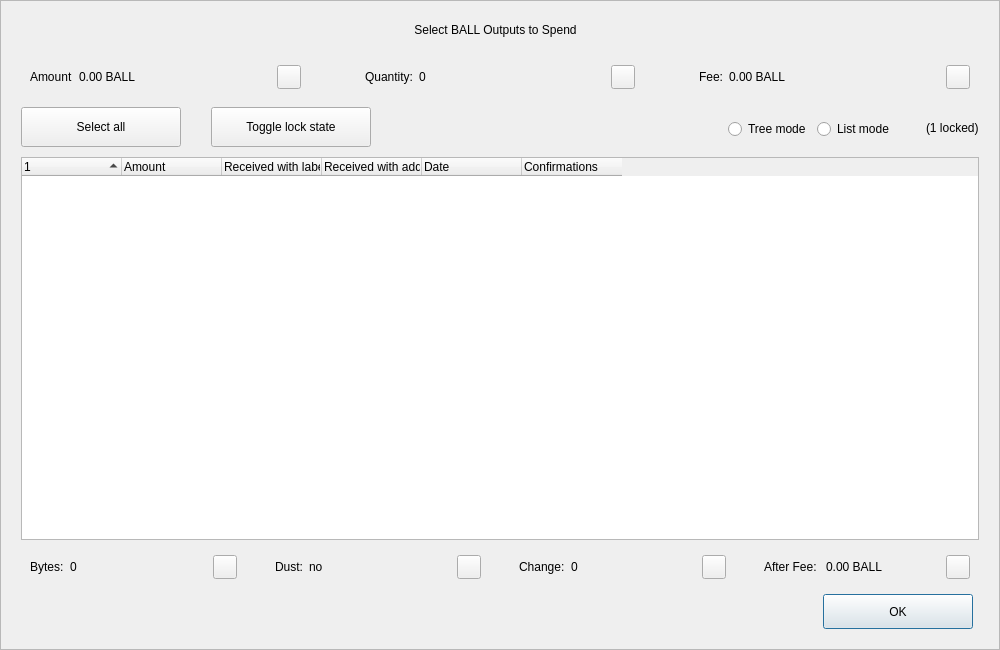
<?xml version="1.0" encoding="UTF-8"?>
<ui version="4.0">
 <class>CoinControlDialog</class>
 <widget class="QDialog" name="CoinControlDialog">
  <property name="geometry">
   <rect>
    <x>0</x>
    <y>0</y>
    <width>1000</width>
    <height>650</height>
   </rect>
  </property>
  <property name="minimumSize">
   <size>
    <width>950</width>
    <height>650</height>
   </size>
  </property>
  <property name="windowTitle">
   <string>Coin Selection</string>
  </property>
  <property name="styleSheet">
   <string notr="true"/>
  </property>
  <layout class="QVBoxLayout" name="verticalLayout">
   <property name="spacing">
    <number>0</number>
   </property>
   <property name="leftMargin">
    <number>0</number>
   </property>
   <property name="topMargin">
    <number>0</number>
   </property>
   <property name="rightMargin">
    <number>0</number>
   </property>
   <property name="bottomMargin">
    <number>0</number>
   </property>
   <item>
    <widget class="QFrame" name="frameContainer">
     <property name="toolTipDuration">
      <number>0</number>
     </property>
     <property name="frameShape">
      <enum>QFrame::StyledPanel</enum>
     </property>
     <property name="frameShadow">
      <enum>QFrame::Raised</enum>
     </property>
     <layout class="QVBoxLayout" name="verticalLayout_2">
      <property name="leftMargin">
       <number>0</number>
      </property>
      <property name="rightMargin">
       <number>0</number>
      </property>
      <property name="bottomMargin">
       <number>20</number>
      </property>
      <item>
       <layout class="QHBoxLayout" name="horizontalLayout_12">
        <property name="spacing">
         <number>0</number>
        </property>
        <property name="leftMargin">
         <number>20</number>
        </property>
        <property name="rightMargin">
         <number>30</number>
        </property>
        <item>
         <spacer name="horizontalSpacer_4">
          <property name="orientation">
           <enum>Qt::Horizontal</enum>
          </property>
          <property name="sizeHint" stdset="0">
           <size>
            <width>40</width>
            <height>20</height>
           </size>
          </property>
         </spacer>
        </item>
        <item>
         <widget class="QLabel" name="labelTitle">
          <property name="minimumSize">
           <size>
            <width>0</width>
            <height>40</height>
           </size>
          </property>
          <property name="maximumSize">
           <size>
            <width>16777215</width>
            <height>40</height>
           </size>
          </property>
          <property name="text">
           <string>Select BALL Outputs to Spend</string>
          </property>
          <property name="alignment">
           <set>Qt::AlignCenter</set>
          </property>
          <property name="margin">
           <number>7</number>
          </property>
         </widget>
        </item>
        <item>
         <spacer name="horizontalSpacer_5">
          <property name="orientation">
           <enum>Qt::Horizontal</enum>
          </property>
          <property name="sizeHint" stdset="0">
           <size>
            <width>40</width>
            <height>20</height>
           </size>
          </property>
         </spacer>
        </item>
       </layout>
      </item>
      <item>
       <layout class="QHBoxLayout" name="horizontalLayout_8">
        <property name="leftMargin">
         <number>20</number>
        </property>
        <property name="rightMargin">
         <number>20</number>
        </property>
        <item>
         <widget class="QWidget" name="layoutAmount" native="true">
          <layout class="QHBoxLayout" name="horizontalLayout_9" stretch="0,1,0">
           <item>
            <widget class="QLabel" name="labelCoinControlAmountText">
             <property name="text">
              <string>Amount</string>
             </property>
            </widget>
           </item>
           <item>
            <widget class="QLabel" name="labelCoinControlAmount">
             <property name="text">
              <string>0.00 BALL</string>
             </property>
            </widget>
           </item>
           <item alignment="Qt::AlignHCenter|Qt::AlignVCenter">
            <widget class="QPushButton" name="pushButtonAmount">
             <property name="minimumSize">
              <size>
               <width>0</width>
               <height>24</height>
              </size>
             </property>
             <property name="maximumSize">
              <size>
               <width>24</width>
               <height>26</height>
              </size>
             </property>
             <property name="focusPolicy">
              <enum>Qt::NoFocus</enum>
             </property>
             <property name="styleSheet">
              <string notr="true">padding-bottom:2px;
padding-right:4px;</string>
             </property>
             <property name="text">
              <string/>
             </property>
            </widget>
           </item>
          </layout>
         </widget>
        </item>
        <item>
         <spacer name="horizontalSpacer_2">
          <property name="orientation">
           <enum>Qt::Horizontal</enum>
          </property>
          <property name="sizeType">
           <enum>QSizePolicy::Fixed</enum>
          </property>
          <property name="sizeHint" stdset="0">
           <size>
            <width>40</width>
            <height>20</height>
           </size>
          </property>
         </spacer>
        </item>
        <item>
         <widget class="QWidget" name="layoutQuantity" native="true">
          <layout class="QHBoxLayout" name="horizontalLayout_10" stretch="0,1,0">
           <item>
            <widget class="QLabel" name="labelCoinControlQuantityText">
             <property name="text">
              <string>Quantity:</string>
             </property>
            </widget>
           </item>
           <item>
            <widget class="QLabel" name="labelCoinControlQuantity">
             <property name="text">
              <string>0</string>
             </property>
            </widget>
           </item>
           <item alignment="Qt::AlignHCenter|Qt::AlignVCenter">
            <widget class="QPushButton" name="pushButtonQuantity">
             <property name="minimumSize">
              <size>
               <width>0</width>
               <height>24</height>
              </size>
             </property>
             <property name="maximumSize">
              <size>
               <width>24</width>
               <height>26</height>
              </size>
             </property>
             <property name="focusPolicy">
              <enum>Qt::NoFocus</enum>
             </property>
             <property name="styleSheet">
              <string notr="true">padding-bottom:2px;
               padding-right:4px;</string>
             </property>
             <property name="text">
              <string/>
             </property>
            </widget>
           </item>
          </layout>
         </widget>
        </item>
        <item>
         <spacer name="horizontalSpacer_22">
          <property name="orientation">
           <enum>Qt::Horizontal</enum>
          </property>
          <property name="sizeType">
           <enum>QSizePolicy::Fixed</enum>
          </property>
          <property name="sizeHint" stdset="0">
           <size>
            <width>40</width>
            <height>20</height>
           </size>
          </property>
         </spacer>
        </item>
        <item>
         <widget class="QWidget" name="layoutFee" native="true">
          <layout class="QHBoxLayout" name="horizontalLayout_11" stretch="0,1,0">
           <item>
            <widget class="QLabel" name="labelCoinControlFeeText">
             <property name="text">
              <string>Fee:</string>
             </property>
            </widget>
           </item>
           <item>
            <widget class="QLabel" name="labelCoinControlFee">
             <property name="text">
              <string>0.00 BALL</string>
             </property>
            </widget>
           </item>
           <item alignment="Qt::AlignHCenter|Qt::AlignVCenter">
            <widget class="QPushButton" name="pushButtonFee">
             <property name="minimumSize">
              <size>
               <width>0</width>
               <height>24</height>
              </size>
             </property>
             <property name="maximumSize">
              <size>
               <width>24</width>
               <height>26</height>
              </size>
             </property>
             <property name="focusPolicy">
              <enum>Qt::NoFocus</enum>
             </property>
             <property name="styleSheet">
              <string notr="true">padding-bottom:2px;
               padding-right:4px;</string>
             </property>
             <property name="text">
              <string/>
             </property>
            </widget>
           </item>
          </layout>
         </widget>
        </item>
       </layout>
      </item>
      <item>
       <widget class="QFrame" name="frame">
        <property name="minimumSize">
         <size>
          <width>0</width>
          <height>40</height>
         </size>
        </property>
        <property name="styleSheet">
         <string notr="true">#frame {
	border:0;
}</string>
        </property>
        <property name="frameShape">
         <enum>QFrame::StyledPanel</enum>
        </property>
        <property name="frameShadow">
         <enum>QFrame::Sunken</enum>
        </property>
        <layout class="QHBoxLayout" name="horizontalLayout">
         <property name="spacing">
          <number>0</number>
         </property>
         <property name="leftMargin">
          <number>20</number>
         </property>
         <property name="topMargin">
          <number>0</number>
         </property>
         <property name="rightMargin">
          <number>20</number>
         </property>
         <property name="bottomMargin">
          <number>0</number>
         </property>
         <item>
          <layout class="QHBoxLayout" name="horizontalLayoutPanel" stretch="0,0,0,0,0,0">
           <property name="spacing">
            <number>20</number>
           </property>
           <item>
            <widget class="QPushButton" name="pushButtonSelectAll">
             <property name="sizePolicy">
              <sizepolicy hsizetype="Maximum" vsizetype="Fixed">
               <horstretch>0</horstretch>
               <verstretch>0</verstretch>
              </sizepolicy>
             </property>
             <property name="minimumSize">
              <size>
               <width>160</width>
               <height>40</height>
              </size>
             </property>
             <property name="maximumSize">
              <size>
               <width>16777215</width>
               <height>40</height>
              </size>
             </property>
             <property name="text">
              <string>Select all</string>
             </property>
             <property name="checkable">
              <bool>true</bool>
             </property>
             <property name="checked">
              <bool>false</bool>
             </property>
             <property name="autoExclusive">
              <bool>false</bool>
             </property>
             <property name="autoDefault">
              <bool>false</bool>
             </property>
            </widget>
           </item>
           <item>
            <spacer name="horizontalSpacer_6">
             <property name="orientation">
              <enum>Qt::Horizontal</enum>
             </property>
             <property name="sizeType">
              <enum>QSizePolicy::Fixed</enum>
             </property>
             <property name="sizeHint" stdset="0">
              <size>
               <width>10</width>
               <height>20</height>
              </size>
             </property>
            </spacer>
           </item>
           <item>
            <widget class="QPushButton" name="pushButtonToggleLock">
             <property name="sizePolicy">
              <sizepolicy hsizetype="Maximum" vsizetype="Fixed">
               <horstretch>0</horstretch>
               <verstretch>0</verstretch>
              </sizepolicy>
             </property>
             <property name="minimumSize">
              <size>
               <width>160</width>
               <height>40</height>
              </size>
             </property>
             <property name="maximumSize">
              <size>
               <width>16777215</width>
               <height>40</height>
              </size>
             </property>
             <property name="text">
              <string>Toggle lock state</string>
             </property>
             <property name="checkable">
              <bool>true</bool>
             </property>
             <property name="autoExclusive">
              <bool>false</bool>
             </property>
             <property name="autoDefault">
              <bool>false</bool>
             </property>
            </widget>
           </item>
           <item>
            <spacer name="horizontalSpacer_7">
             <property name="orientation">
              <enum>Qt::Horizontal</enum>
             </property>
             <property name="sizeType">
              <enum>QSizePolicy::Expanding</enum>
             </property>
             <property name="sizeHint" stdset="0">
              <size>
               <width>30</width>
               <height>20</height>
              </size>
             </property>
            </spacer>
           </item>
           <item alignment="Qt::AlignRight">
            <widget class="QGroupBox" name="groupBox_2">
             <property name="styleSheet">
              <string notr="true">#groupBox_2 {
    background-color:transparent;
    border-radius:0;
}</string>
             </property>
             <property name="title">
              <string/>
             </property>
             <layout class="QHBoxLayout" name="horizontalLayout_14">
              <item>
               <widget class="QRadioButton" name="radioTreeMode">
                <property name="sizePolicy">
                 <sizepolicy hsizetype="Maximum" vsizetype="Fixed">
                  <horstretch>0</horstretch>
                  <verstretch>0</verstretch>
                 </sizepolicy>
                </property>
                <property name="text">
                 <string>Tree mode</string>
                </property>
               </widget>
              </item>
              <item>
               <widget class="QRadioButton" name="radioListMode">
                <property name="sizePolicy">
                 <sizepolicy hsizetype="Maximum" vsizetype="Fixed">
                  <horstretch>0</horstretch>
                  <verstretch>0</verstretch>
                 </sizepolicy>
                </property>
                <property name="text">
                 <string>List mode</string>
                </property>
                <property name="checked">
                 <bool>false</bool>
                </property>
               </widget>
              </item>
             </layout>
            </widget>
           </item>
           <item>
            <widget class="QLabel" name="labelLocked">
             <property name="text">
              <string>(1 locked)</string>
             </property>
            </widget>
           </item>
          </layout>
         </item>
        </layout>
       </widget>
      </item>
      <item>
       <layout class="QHBoxLayout" name="horizontalLayout_13">
        <property name="leftMargin">
         <number>20</number>
        </property>
        <property name="rightMargin">
         <number>20</number>
        </property>
        <item>
         <widget class="CoinControlTreeWidget" name="treeWidget">
          <property name="contextMenuPolicy">
           <enum>Qt::CustomContextMenu</enum>
          </property>
          <property name="styleSheet">
           <string notr="true"/>
          </property>
          <property name="sortingEnabled">
           <bool>false</bool>
          </property>
          <property name="columnCount">
           <number>6</number>
          </property>
          <attribute name="headerShowSortIndicator" stdset="0">
           <bool>true</bool>
          </attribute>
          <attribute name="headerStretchLastSection">
           <bool>false</bool>
          </attribute>
          <column>
           <property name="text">
            <string/>
           </property>
          </column>
          <column>
           <property name="text">
            <string>Amount</string>
           </property>
          </column>
          <column>
           <property name="text">
            <string>Received with label</string>
           </property>
          </column>
          <column>
           <property name="text">
            <string>Received with address</string>
           </property>
          </column>
          <column>
           <property name="text">
            <string>Date</string>
           </property>
          </column>
          <column>
           <property name="text">
            <string>Confirmations</string>
           </property>
           <property name="toolTip">
            <string>Confirmed</string>
           </property>
          </column>
         </widget>
        </item>
       </layout>
      </item>
      <item>
       <layout class="QHBoxLayout" name="horizontalLayout_3">
        <property name="spacing">
         <number>20</number>
        </property>
        <property name="leftMargin">
         <number>20</number>
        </property>
        <property name="rightMargin">
         <number>20</number>
        </property>
        <item>
         <widget class="QWidget" name="layoutBytes" native="true">
          <layout class="QHBoxLayout" name="horizontalLayout_4" stretch="0,1,0">
           <item>
            <widget class="QLabel" name="labelCoinControlBytesText">
             <property name="text">
              <string>Bytes:</string>
             </property>
            </widget>
           </item>
           <item>
            <widget class="QLabel" name="labelCoinControlBytes">
             <property name="text">
              <string>0</string>
             </property>
            </widget>
           </item>
           <item alignment="Qt::AlignHCenter|Qt::AlignVCenter">
            <widget class="QPushButton" name="pushButtonBytes">
             <property name="minimumSize">
              <size>
               <width>0</width>
               <height>24</height>
              </size>
             </property>
             <property name="maximumSize">
              <size>
               <width>24</width>
               <height>26</height>
              </size>
             </property>
             <property name="focusPolicy">
              <enum>Qt::NoFocus</enum>
             </property>
             <property name="styleSheet">
              <string notr="true">padding-bottom:2px;
               padding-right:4px;</string>
             </property>
             <property name="text">
              <string/>
             </property>
            </widget>
           </item>
          </layout>
         </widget>
        </item>
        <item>
         <widget class="QWidget" name="layoutDust" native="true">
          <layout class="QHBoxLayout" name="horizontalLayout_5" stretch="0,1,0">
           <item>
            <widget class="QLabel" name="labelCoinControlLowOutputText">
             <property name="text">
              <string>Dust:</string>
             </property>
            </widget>
           </item>
           <item>
            <widget class="QLabel" name="labelCoinControlLowOutput">
             <property name="text">
              <string>no</string>
             </property>
            </widget>
           </item>
           <item alignment="Qt::AlignHCenter|Qt::AlignVCenter">
            <widget class="QPushButton" name="pushButtonDust">
             <property name="minimumSize">
              <size>
               <width>0</width>
               <height>24</height>
              </size>
             </property>
             <property name="maximumSize">
              <size>
               <width>24</width>
               <height>26</height>
              </size>
             </property>
             <property name="focusPolicy">
              <enum>Qt::NoFocus</enum>
             </property>
             <property name="styleSheet">
              <string notr="true">padding-bottom:2px;
               padding-right:4px;</string>
             </property>
             <property name="text">
              <string/>
             </property>
            </widget>
           </item>
          </layout>
         </widget>
        </item>
        <item>
         <widget class="QWidget" name="layoutChange" native="true">
          <layout class="QHBoxLayout" name="horizontalLayout_6" stretch="0,1,0">
           <item>
            <widget class="QLabel" name="labelCoinControlChangeText">
             <property name="text">
              <string>Change:</string>
             </property>
            </widget>
           </item>
           <item>
            <widget class="QLabel" name="labelCoinControlChange">
             <property name="text">
              <string>0</string>
             </property>
            </widget>
           </item>
           <item alignment="Qt::AlignHCenter|Qt::AlignVCenter">
            <widget class="QPushButton" name="pushButtonChange">
             <property name="minimumSize">
              <size>
               <width>0</width>
               <height>24</height>
              </size>
             </property>
             <property name="maximumSize">
              <size>
               <width>24</width>
               <height>26</height>
              </size>
             </property>
             <property name="focusPolicy">
              <enum>Qt::NoFocus</enum>
             </property>
             <property name="styleSheet">
              <string notr="true">padding-bottom:2px;
               padding-right:4px;</string>
             </property>
             <property name="text">
              <string/>
             </property>
            </widget>
           </item>
          </layout>
         </widget>
        </item>
        <item>
         <widget class="QWidget" name="layoutAfter" native="true">
          <layout class="QHBoxLayout" name="horizontalLayout_7" stretch="0,1,0">
           <item>
            <widget class="QLabel" name="labelCoinControlAfterFeeText">
             <property name="text">
              <string>After Fee: </string>
             </property>
            </widget>
           </item>
           <item>
            <widget class="QLabel" name="labelCoinControlAfterFee">
             <property name="text">
              <string>0.00 BALL</string>
             </property>
            </widget>
           </item>
           <item alignment="Qt::AlignHCenter|Qt::AlignVCenter">
            <widget class="QPushButton" name="pushButtonAlterFee">
             <property name="minimumSize">
              <size>
               <width>0</width>
               <height>24</height>
              </size>
             </property>
             <property name="maximumSize">
              <size>
               <width>24</width>
               <height>26</height>
              </size>
             </property>
             <property name="focusPolicy">
              <enum>Qt::NoFocus</enum>
             </property>
             <property name="styleSheet">
              <string notr="true">padding-bottom:2px;
               padding-right:4px;</string>
             </property>
             <property name="text">
              <string/>
             </property>
            </widget>
           </item>
          </layout>
         </widget>
        </item>
       </layout>
      </item>
      <item>
       <layout class="QHBoxLayout" name="horizontalLayout_2">
        <property name="spacing">
         <number>0</number>
        </property>
        <property name="leftMargin">
         <number>20</number>
        </property>
        <property name="rightMargin">
         <number>26</number>
        </property>
        <item>
         <spacer name="horizontalSpacer_3">
          <property name="orientation">
           <enum>Qt::Horizontal</enum>
          </property>
          <property name="sizeHint" stdset="0">
           <size>
            <width>558</width>
            <height>20</height>
           </size>
          </property>
         </spacer>
        </item>
        <item>
         <widget class="QPushButton" name="pushButtonOk">
          <property name="minimumSize">
           <size>
            <width>150</width>
            <height>35</height>
           </size>
          </property>
          <property name="text">
           <string>OK</string>
          </property>
         </widget>
        </item>
       </layout>
      </item>
     </layout>
    </widget>
   </item>
  </layout>
 </widget>
 <customwidgets>
  <customwidget>
   <class>CoinControlTreeWidget</class>
   <extends>QTreeWidget</extends>
   <header>coincontroltreewidget.h</header>
  </customwidget>
 </customwidgets>
 <resources/>
 <connections/>
</ui>
